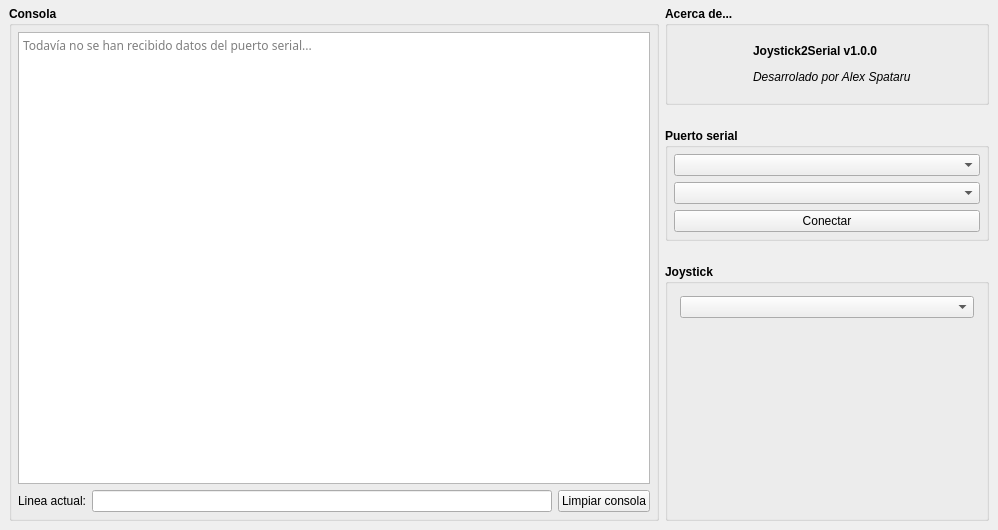
<?xml version="1.0" encoding="UTF-8"?>
<ui version="4.0">
 <class>MainWindow</class>
 <widget class="QMainWindow" name="MainWindow">
  <property name="geometry">
   <rect>
    <x>0</x>
    <y>0</y>
    <width>998</width>
    <height>530</height>
   </rect>
  </property>
  <property name="windowTitle">
   <string>Joystick2Serial</string>
  </property>
  <widget class="QWidget" name="centralwidget">
   <layout class="QHBoxLayout" name="horizontalLayout_2" stretch="1,0">
    <property name="topMargin">
     <number>6</number>
    </property>
    <item>
     <widget class="QWidget" name="consoleContainer" native="true">
      <property name="minimumSize">
       <size>
        <width>640</width>
        <height>512</height>
       </size>
      </property>
      <layout class="QVBoxLayout" name="verticalLayout_3">
       <property name="leftMargin">
        <number>0</number>
       </property>
       <property name="topMargin">
        <number>0</number>
       </property>
       <property name="rightMargin">
        <number>0</number>
       </property>
       <property name="bottomMargin">
        <number>0</number>
       </property>
       <item>
        <widget class="QGroupBox" name="groupBox">
         <property name="font">
          <font>
           <bold>true</bold>
          </font>
         </property>
         <property name="title">
          <string>Consola</string>
         </property>
         <layout class="QVBoxLayout" name="verticalLayout_6">
          <property name="leftMargin">
           <number>6</number>
          </property>
          <property name="topMargin">
           <number>6</number>
          </property>
          <property name="rightMargin">
           <number>6</number>
          </property>
          <property name="bottomMargin">
           <number>6</number>
          </property>
          <item>
           <widget class="QTextBrowser" name="console">
            <property name="font">
             <font>
              <family>Menlo</family>
              <bold>false</bold>
             </font>
            </property>
            <property name="html">
             <string>&lt;!DOCTYPE HTML PUBLIC &quot;-//W3C//DTD HTML 4.0//EN&quot; &quot;http://www.w3.org/TR/REC-html40/strict.dtd&quot;&gt;
&lt;html&gt;&lt;head&gt;&lt;meta name=&quot;qrichtext&quot; content=&quot;1&quot; /&gt;&lt;meta charset=&quot;utf-8&quot; /&gt;&lt;style type=&quot;text/css&quot;&gt;
p, li { white-space: pre-wrap; }
&lt;/style&gt;&lt;/head&gt;&lt;body style=&quot; font-family:'Menlo'; font-size:13pt; font-weight:400; font-style:normal;&quot;&gt;
&lt;p style=&quot;-qt-paragraph-type:empty; margin-top:0px; margin-bottom:0px; margin-left:0px; margin-right:0px; -qt-block-indent:0; text-indent:0px; font-family:'.AppleSystemUIFont';&quot;&gt;&lt;br /&gt;&lt;/p&gt;&lt;/body&gt;&lt;/html&gt;</string>
            </property>
            <property name="placeholderText">
             <string>Todavía no se han recibido datos del puerto serial...</string>
            </property>
           </widget>
          </item>
          <item>
           <widget class="QWidget" name="widget_5" native="true">
            <layout class="QHBoxLayout" name="horizontalLayout">
             <property name="spacing">
              <number>6</number>
             </property>
             <property name="leftMargin">
              <number>0</number>
             </property>
             <property name="topMargin">
              <number>0</number>
             </property>
             <property name="rightMargin">
              <number>0</number>
             </property>
             <property name="bottomMargin">
              <number>0</number>
             </property>
             <item>
              <widget class="QLabel" name="label_2">
               <property name="font">
                <font>
                 <bold>false</bold>
                </font>
               </property>
               <property name="text">
                <string>Linea actual:</string>
               </property>
              </widget>
             </item>
             <item>
              <widget class="QLineEdit" name="currentLine">
               <property name="font">
                <font>
                 <bold>false</bold>
                </font>
               </property>
               <property name="readOnly">
                <bool>true</bool>
               </property>
              </widget>
             </item>
             <item>
              <widget class="QPushButton" name="clearConsole">
               <property name="font">
                <font>
                 <bold>false</bold>
                </font>
               </property>
               <property name="text">
                <string>Limpiar consola</string>
               </property>
              </widget>
             </item>
            </layout>
           </widget>
          </item>
         </layout>
        </widget>
       </item>
      </layout>
     </widget>
    </item>
    <item>
     <widget class="QWidget" name="setupContainer" native="true">
      <property name="minimumSize">
       <size>
        <width>324</width>
        <height>512</height>
       </size>
      </property>
      <layout class="QVBoxLayout" name="verticalLayout_2" stretch="0,0,1">
       <property name="spacing">
        <number>23</number>
       </property>
       <property name="leftMargin">
        <number>0</number>
       </property>
       <property name="topMargin">
        <number>0</number>
       </property>
       <property name="rightMargin">
        <number>0</number>
       </property>
       <property name="bottomMargin">
        <number>0</number>
       </property>
       <item>
        <widget class="QGroupBox" name="groupBox_4">
         <property name="font">
          <font>
           <bold>true</bold>
          </font>
         </property>
         <property name="title">
          <string>Acerca de...</string>
         </property>
         <layout class="QHBoxLayout" name="horizontalLayout_3">
          <property name="spacing">
           <number>6</number>
          </property>
          <property name="leftMargin">
           <number>6</number>
          </property>
          <property name="topMargin">
           <number>6</number>
          </property>
          <property name="rightMargin">
           <number>6</number>
          </property>
          <property name="bottomMargin">
           <number>6</number>
          </property>
          <item>
           <widget class="QLabel" name="label">
            <property name="minimumSize">
             <size>
              <width>64</width>
              <height>64</height>
             </size>
            </property>
            <property name="maximumSize">
             <size>
              <width>64</width>
              <height>64</height>
             </size>
            </property>
            <property name="pixmap">
             <pixmap resource="../res/Resources.qrc">:/icon.svg</pixmap>
            </property>
            <property name="scaledContents">
             <bool>true</bool>
            </property>
           </widget>
          </item>
          <item>
           <widget class="QWidget" name="widget_4" native="true">
            <layout class="QVBoxLayout" name="verticalLayout_5">
             <item>
              <widget class="QLabel" name="label_4">
               <property name="text">
                <string>Joystick2Serial v1.0.0</string>
               </property>
              </widget>
             </item>
             <item>
              <widget class="QLabel" name="label_3">
               <property name="font">
                <font>
                 <italic>true</italic>
                 <bold>false</bold>
                </font>
               </property>
               <property name="text">
                <string>Desarrolado por Alex Spataru</string>
               </property>
              </widget>
             </item>
            </layout>
           </widget>
          </item>
         </layout>
        </widget>
       </item>
       <item>
        <widget class="QGroupBox" name="groupBox_2">
         <property name="font">
          <font>
           <bold>true</bold>
          </font>
         </property>
         <property name="title">
          <string>Puerto serial</string>
         </property>
         <layout class="QVBoxLayout" name="verticalLayout">
          <property name="spacing">
           <number>6</number>
          </property>
          <property name="leftMargin">
           <number>6</number>
          </property>
          <property name="topMargin">
           <number>6</number>
          </property>
          <property name="rightMargin">
           <number>6</number>
          </property>
          <property name="bottomMargin">
           <number>6</number>
          </property>
          <item>
           <widget class="QComboBox" name="serialDevices">
            <property name="font">
             <font>
              <bold>false</bold>
             </font>
            </property>
           </widget>
          </item>
          <item>
           <widget class="QComboBox" name="baudRates">
            <property name="font">
             <font>
              <bold>false</bold>
             </font>
            </property>
           </widget>
          </item>
          <item>
           <widget class="QPushButton" name="connectButton">
            <property name="font">
             <font>
              <bold>false</bold>
             </font>
            </property>
            <property name="text">
             <string>Conectar</string>
            </property>
            <property name="checkable">
             <bool>true</bool>
            </property>
            <property name="default">
             <bool>false</bool>
            </property>
            <property name="flat">
             <bool>false</bool>
            </property>
           </widget>
          </item>
         </layout>
        </widget>
       </item>
       <item>
        <widget class="QGroupBox" name="groupBox_3">
         <property name="minimumSize">
          <size>
           <width>0</width>
           <height>0</height>
          </size>
         </property>
         <property name="font">
          <font>
           <bold>true</bold>
          </font>
         </property>
         <property name="title">
          <string>Joystick</string>
         </property>
         <layout class="QVBoxLayout" name="verticalLayout_4" stretch="0,0,0,0">
          <property name="spacing">
           <number>6</number>
          </property>
          <property name="leftMargin">
           <number>12</number>
          </property>
          <property name="topMargin">
           <number>12</number>
          </property>
          <property name="rightMargin">
           <number>12</number>
          </property>
          <property name="bottomMargin">
           <number>12</number>
          </property>
          <item>
           <widget class="QComboBox" name="joystickList">
            <property name="font">
             <font>
              <bold>false</bold>
             </font>
            </property>
           </widget>
          </item>
          <item>
           <widget class="QWidget" name="axesContainer" native="true">
            <property name="font">
             <font>
              <bold>false</bold>
             </font>
            </property>
           </widget>
          </item>
          <item>
           <widget class="QWidget" name="buttonsContainer" native="true">
            <property name="font">
             <font>
              <bold>false</bold>
             </font>
            </property>
           </widget>
          </item>
          <item>
           <spacer name="verticalSpacer">
            <property name="orientation">
             <enum>Qt::Vertical</enum>
            </property>
            <property name="sizeHint" stdset="0">
             <size>
              <width>20</width>
              <height>40</height>
             </size>
            </property>
           </spacer>
          </item>
         </layout>
        </widget>
       </item>
      </layout>
     </widget>
    </item>
   </layout>
  </widget>
 </widget>
 <resources>
  <include location="../res/Resources.qrc"/>
 </resources>
 <connections>
  <connection>
   <sender>clearConsole</sender>
   <signal>clicked()</signal>
   <receiver>console</receiver>
   <slot>clear()</slot>
   <hints>
    <hint type="sourcelabel">
     <x>452</x>
     <y>490</y>
    </hint>
    <hint type="destinationlabel">
     <x>267</x>
     <y>250</y>
    </hint>
   </hints>
  </connection>
  <connection>
   <sender>clearConsole</sender>
   <signal>clicked()</signal>
   <receiver>currentLine</receiver>
   <slot>clear()</slot>
   <hints>
    <hint type="sourcelabel">
     <x>452</x>
     <y>490</y>
    </hint>
    <hint type="destinationlabel">
     <x>243</x>
     <y>489</y>
    </hint>
   </hints>
  </connection>
 </connections>
</ui>
